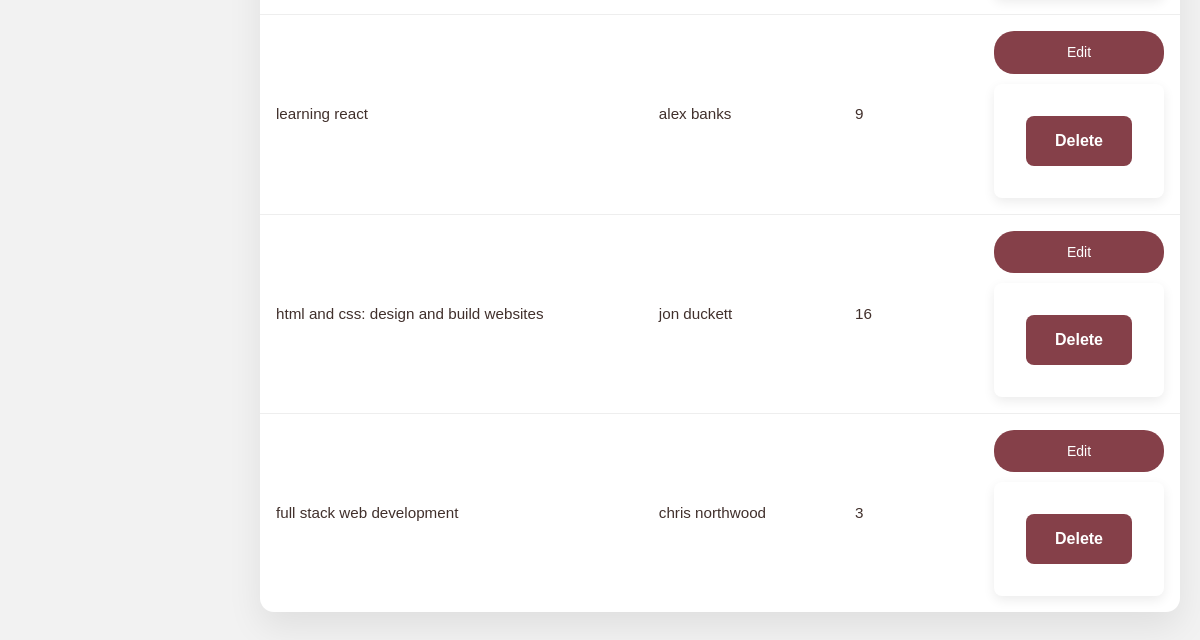
Before: /dashboard/books/ (signed in, lower part) with the older database file.
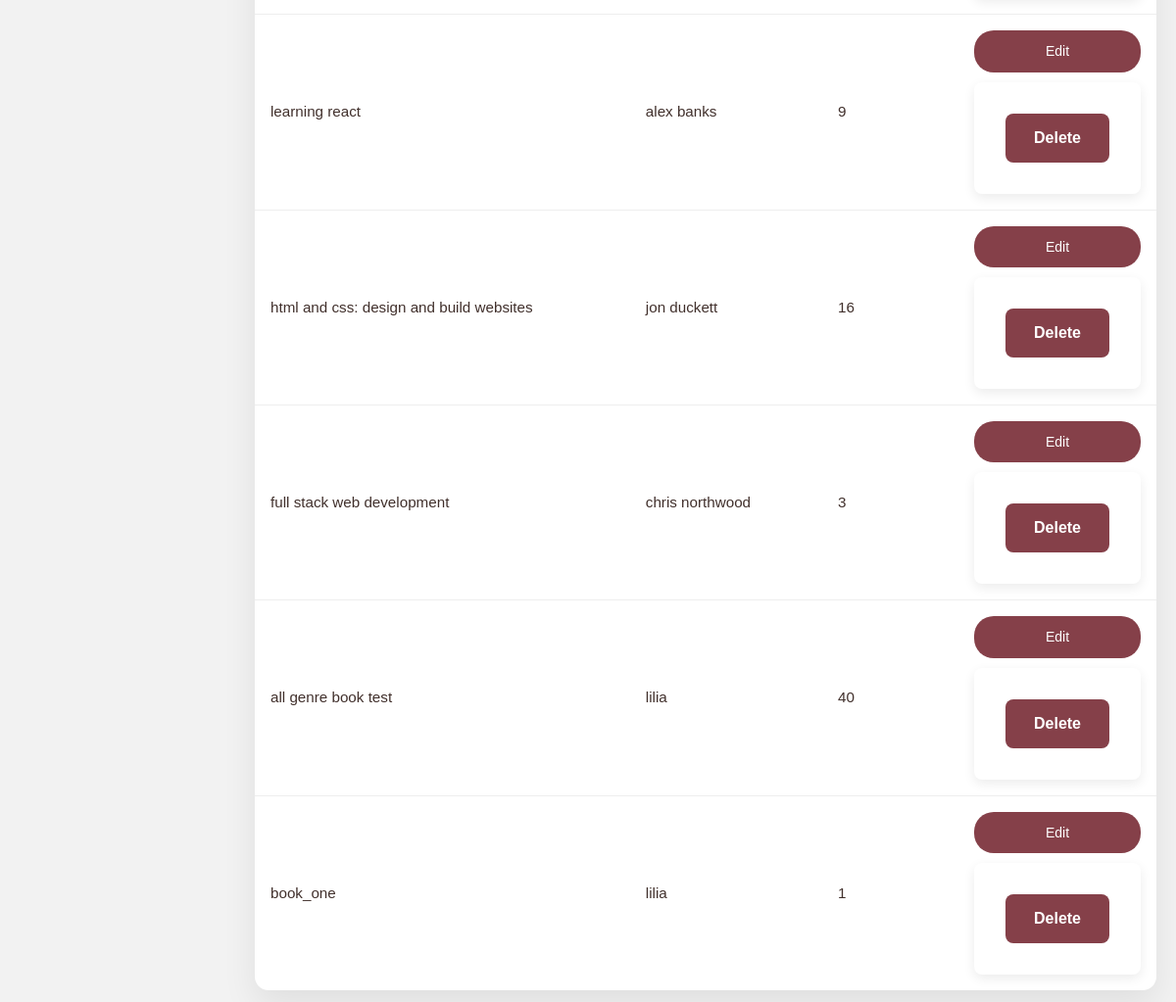
After: the same page with the newer database file.
### library_app/models.py (models this page shows, shortened)
class Book(models.Model):
    title = models.CharField(max_length=200)
    author = models.CharField(max_length=150)
    publication_date = models.DateField(blank=True, null=True)
    quantity = models.PositiveIntegerField(default=0)
    genres = models.ManyToManyField(Genre, related_name="books")
    reviews = models.DecimalField(max_digits=2, decimal_places=1, blank=True, null=True)
    description = models.TextField(blank=True, null=True)
    image = models.ImageField(upload_to="books/", blank=True, null=True)

### library_app/views.py (the view)
# urls.py: path('dashboard/books/', views.admin_books, name='admin_books'),
@login_required
def admin_books(request):
    factory = APIRequestFactory()
    api_request = factory.get(
        "/admin/books/",
        {"q": request.GET.get("q", "")}
    )
    api_request.user = request.user
    response = api_admin_books(api_request)
    return render(request, "library_app/admin_books.html", {
        "books": response.data
    })

### library_app/api/admin.py (called while the page is built)
@api_view(['GET'])
@permission_classes([IsAdminUser])
def api_admin_books(request):
    q = request.GET.get("q", "")
    books = Book.objects.all()
    if q:
        books = books.filter(
            Q(title__icontains=q) |
            Q(author__icontains=q)
        )
    return Response(BookSerializer(books, many=True).data)

### library_app/templates/library_app/admin_books.html (shortened to what this page needs)
{% extends 'library_app/base_admin.html' %}
{% block content %}
<table>
{% for book in books %}
<tr>
    <td>{{ book.title }}</td>
    <td>{{ book.author }}</td>
    <td>{{ book.quantity }}</td>
    <td>
        <div class="actions-container">
            <a href="{% url 'admin_update_book' book.id %}" class="action-btn">
                Edit
            </a>
            <form method="POST" action="{% url 'admin_delete_book' book.id %}">
                <button type="submit" class="action-btn" onclick="return confirm('Are you sure you want to delete this book?');">
                    Delete
                </button>
            </form>
        </div>
    </td>
</tr>
{% empty %}
<tr>
    <td colspan="4">No books yet</td>
</tr>
{% endfor %}
</table>
{% endblock %}

Changed rows visible on the page:
added Book: title "all genre book test", author "lilia"
added Book: title "book_one", author "lilia"
Other visible differences:
new list line: "40 Edit Delete"
new list line: "1 Edit Delete"
